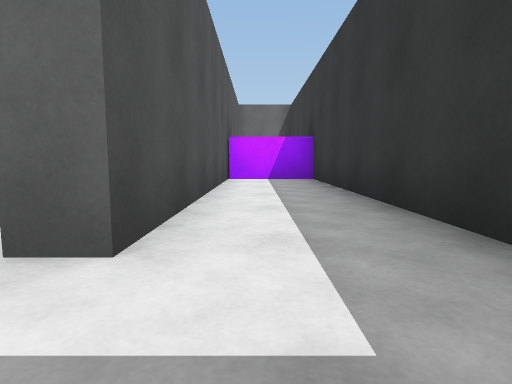
view 1 (above)

17 first-person views from a walk through a 3-D level made in the Unity game engine. The camera is 0.42 m above the floor, tilts 6° down and sees 80° across. The floor is counted in squares, 1 m on a side. Each view is taken from the middle of a square. On the plan, view 1 faces up. The plan holds only what a view shows up to about 9 squares ahead; the rest is blank. Surface patterns are stand-ins for the level's own textures.

view 2
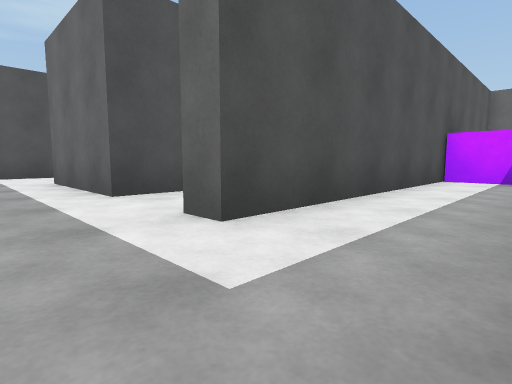

view 3
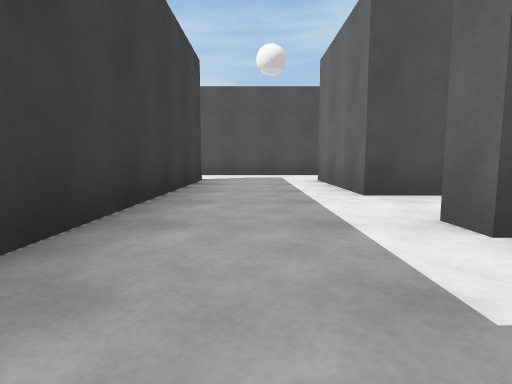

view 4
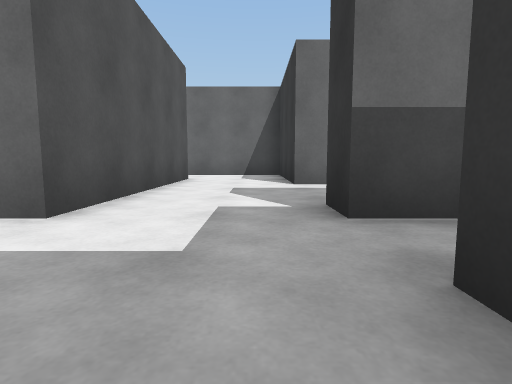

view 5
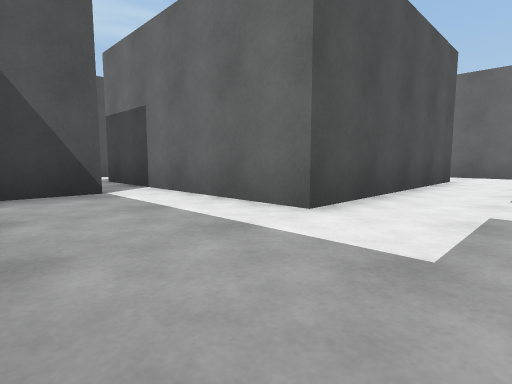

view 6
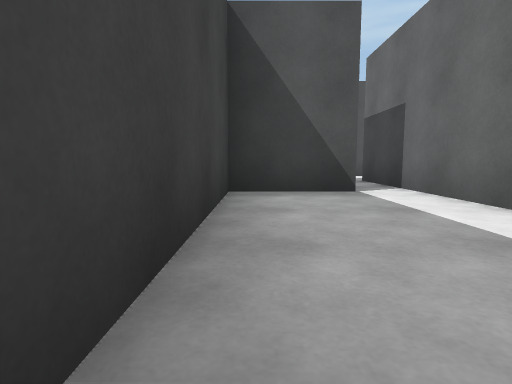

view 7
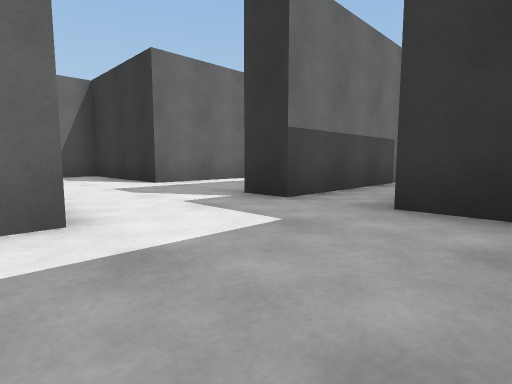

view 8
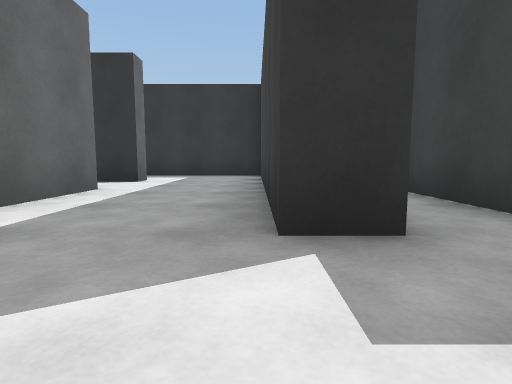

view 9
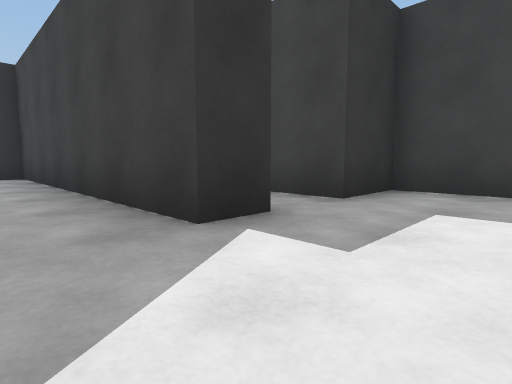

view 10
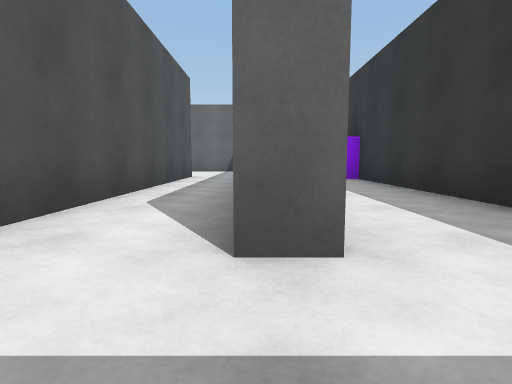

view 11
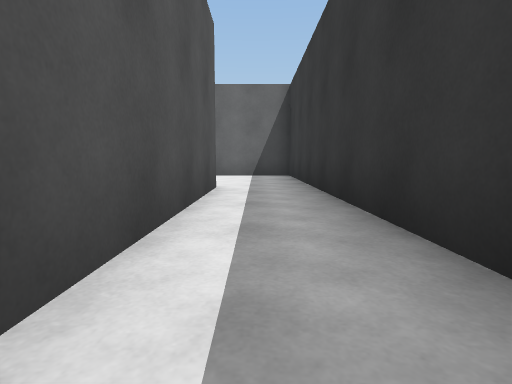

view 12
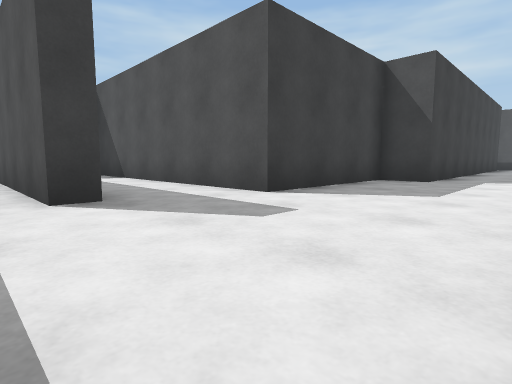

view 13
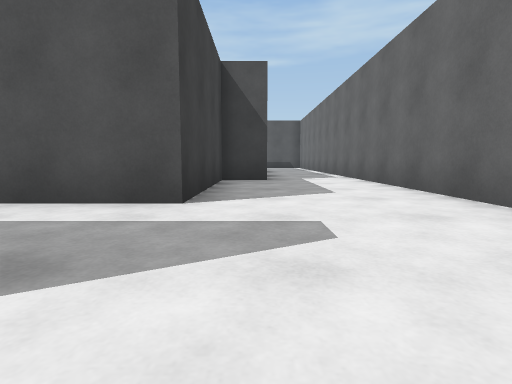

view 14
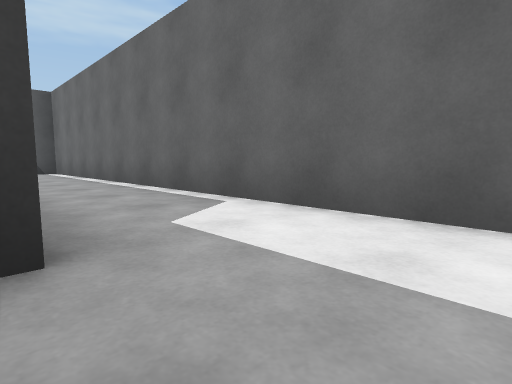

view 15
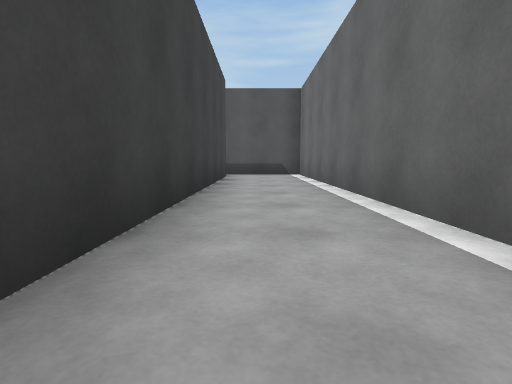

view 16
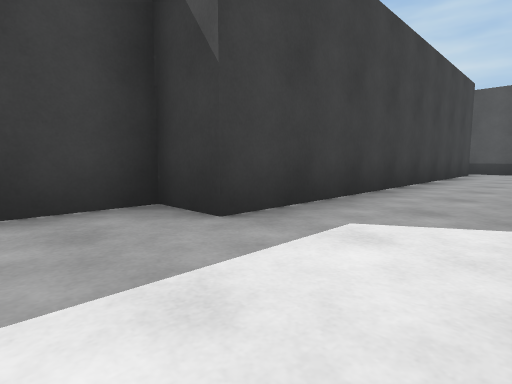

view 17
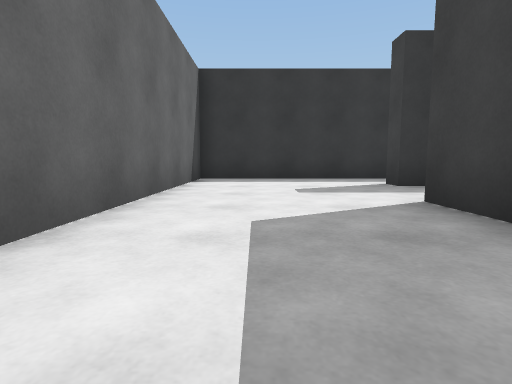

### Floor plan
Ten units are one square. View 1 is at (0, 0); x grows to the right and y downward. Boxes are objects, and circles mark ways between rooms. Rooms are numbered by the first view taken in them; rooms with no view inside come last. Other rooms are left out.
<svg viewBox="-182 -118 202 167">
<path fill="none" stroke="#000" d="M-6 -71 -6 -13 -11 -13M-14 11 13 11 13 -65M-75 18 -110 18M-100 26 -100 44 -53 44 -53 30M-75 -29 -75 18M-53 18 -53 11 -14 11M-26 -13 -53 -13 -53 -45 -80 -45M-31 -72 -31 -77 -26 -77 -26 -13M-11 -40 -11 -113 -177 -113 -177 -90M-11 -13 -11 -21M-169 -92 -84 -92 -84 -83 -49 -83 -49 -20"/>
<rect x="-5" y="-85" width="20" height="20" fill="#bbb"><title>block</title></rect>
<circle cx="-10" cy="-5" r="3" fill="#2a7"/>
<circle cx="-65" cy="15" r="3" fill="#2a7"/>
<circle cx="-20" cy="-20" r="3" fill="#2a7"/>
<text x="0" y="-40">1</text>
<text x="-80" y="30">2</text>
<text x="-60" y="-10">3</text>
<text x="-70" y="-90">4</text>
</svg>
Room 1 opens to room 3. Room 2 opens to room 3. Room 3 opens to room 4.

Where each view was taken, in squares from view 1:
view 1: 0 up, 0 right, facing up
view 2: 0 up, 1 right, facing up-left
view 3: 0 up, 1 right, facing left
view 4: 4 down, 6 left, facing up
view 5: 4 down, 6 left, facing up-left
view 6: 4 down, 6 left, facing left
view 7: 4 down, 8 left, facing up-right
view 8: 1 down, 7 left, facing right
view 9: 0 up, 7 left, facing down-right
view 10: 0 up, 1 left, facing up
view 11: 3 up, 2 left, facing up
view 12: 11 up, 2 left, facing down-left
view 13: 9 up, 2 left, facing left
view 14: 9 up, 7 left, facing up-left
view 15: 10 up, 9 left, facing left
view 16: 11 up, 7 left, facing down-left
view 17: 10 up, 8 left, facing right
